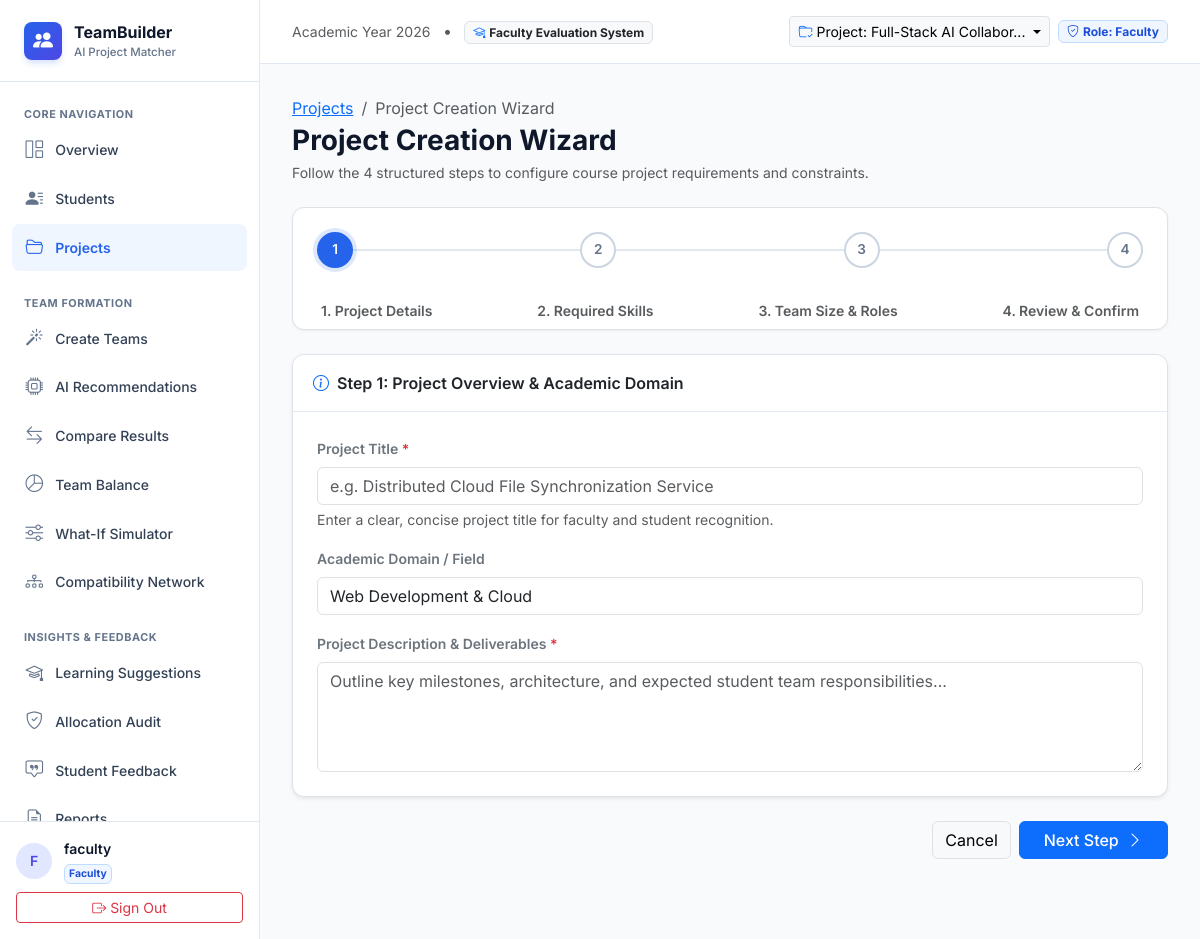
Screenshot of /projects/create (signed in) with the database file from the repository.
### app/models.py (models this page shows, shortened)
class User(db.Model):
    __tablename__ = 'users'
    id = db.Column(db.Integer, primary_key=True)
    username = db.Column(db.String(80), unique=True, nullable=False, index=True)
    email = db.Column(db.String(120), unique=True, nullable=False, index=True)
    password_hash = db.Column(db.String(255), nullable=False)
    role = db.Column(db.String(20), nullable=False, default='student')  # 'student', 'faculty', 'admin'
    created_at = db.Column(db.DateTime, default=datetime.utcnow)
    student_profile = db.relationship('Student', backref='user', uselist=False, cascade='all, delete-orphan')
    audit_logs = db.relationship('AuditLog', backref='user', lazy='dynamic')
    def is_faculty(self):
        return self.role in ['faculty', 'admin']

class Project(db.Model):
    __tablename__ = 'projects'
    id = db.Column(db.Integer, primary_key=True)
    title = db.Column(db.String(150), nullable=False)
    description = db.Column(db.Text, nullable=False)
    domain = db.Column(db.String(100), default='Web Development')
    preferred_team_size = db.Column(db.Integer, default=4)
    min_team_size = db.Column(db.Integer, default=3)
    max_team_size = db.Column(db.Integer, default=5)
    min_experience_months = db.Column(db.Integer, default=0)
    min_availability_hours = db.Column(db.Integer, default=8)
    status = db.Column(db.String(30), default='Active')  # Draft, Active, Completed
    created_by_id = db.Column(db.Integer, db.ForeignKey('users.id', ondelete='SET NULL'), nullable=True)
    created_at = db.Column(db.DateTime, default=datetime.utcnow)
    required_skills = db.relationship('ProjectSkill', backref='project', cascade='all, delete-orphan')
    required_roles = db.relationship('ProjectRole', backref='project', cascade='all, delete-orphan')
    generation_runs = db.relationship('TeamGenerationRun', backref='project', cascade='all, delete-orphan', order_by='desc(TeamGenerationRun.created_at)')
    teams = db.relationship('Team', backref='project', cascade='all, delete-orphan')
    simulations = db.relationship('SimulationRun', backref='project', cascade='all, delete-orphan')

### app/routes/projects.py (the view, shortened to what this page needs)
@projects_bp.route('/projects/create', methods=['GET', 'POST'])
@faculty_required
def create():
    all_skills = Skill.query.order_by(Skill.name).all()
    return render_template('projects/create.html', all_skills=all_skills)

### app/templates/projects/create.html (shortened to what this page needs)
{% extends "base.html" %}
{% block content %}
<div class="mb-4">
    <nav aria-label="breadcrumb">
        <ol class="breadcrumb mb-1 small">
            <li class="breadcrumb-item"><a href="{{ url_for('projects.index') }}">Projects</a></li>
            <li class="breadcrumb-item active" aria-current="page">Project Creation Wizard</li>
        </ol>
    </nav>
    <h3 class="fw-bold mb-1">Project Creation Wizard</h3>
    <p class="text-muted small">Follow the 4 structured steps to configure course project requirements and constraints.</p>
</div>
<div class="card border mb-4">
    <div class="card-body p-4 pb-2">
        <div class="wizard-indicators">
            <div class="wizard-indicator-step active" title="Step 1: Details">1</div>
            <div class="wizard-indicator-step" title="Step 2: Technical Skills">2</div>
            <div class="wizard-indicator-step" title="Step 3: Team Size & Roles">3</div>
            <div class="wizard-indicator-step" title="Step 4: Summary & Submit">4</div>
        </div>
        <div class="d-flex justify-content-between text-muted small px-1">
            <span class="fw-semibold">1. Project Details</span>
            <span class="fw-semibold">2. Required Skills</span>
            <span class="fw-semibold">3. Team Size & Roles</span>
            <span class="fw-semibold">4. Review & Confirm</span>
        </div>
    </div>
</div>
<form id="project-wizard-form" method="POST" action="{{ url_for('projects.create') }}">
    <div class="wizard-step-pane" id="pane-step-1">
        <div class="card border shadow-sm">
            <div class="card-header fw-semibold">
                <i class="bi bi-info-circle me-2 text-primary"></i>Step 1: Project Overview & Academic Domain
            </div>
            <div class="card-body p-4">
                <div class="mb-3">
                    <label class="form-label small fw-semibold text-secondary">Project Title <span class="text-danger">*</span></label>
                    <input type="text" class="form-control" id="proj_title" name="title" required placeholder="e.g. Distributed Cloud File Synchronization Service">
                    <div class="form-text small">Enter a clear, concise project title for faculty and student recognition.</div>
                </div>
                <div class="mb-3">
                    <label class="form-label small fw-semibold text-secondary">Academic Domain / Field</label>
                    <input type="text" class="form-control" id="proj_domain" name="domain" value="Web Development & Cloud" placeholder="e.g. Mobile Apps, Machine Learning, Web Development, Cybersecurity">
                </div>
                <div class="mb-0">
                    <label class="form-label small fw-semibold text-secondary">Project Description & Deliverables <span class="text-danger">*</span></label>
                    <textarea class="form-control" id="proj_desc" name="description" rows="4" required placeholder="Outline key milestones, architecture, and expected student team responsibilities..."></textarea>
                </div>
            </div>
        </div>
    </div>
    <div class="d-flex justify-content-between align-items-center mt-4 mb-5">
        <div class="ms-auto d-flex gap-2">
            <a href="{{ url_for('projects.index') }}" class="btn btn-light border">Cancel</a>
            <button type="button" class="btn btn-primary px-4 fw-medium" id="wizard-next">
                Next Step <i class="bi bi-chevron-right ms-1"></i>
            </button>
        </div>
    </div>
</form>
{% endblock %}

### app/templates/base.html (shortened to what this page needs)
<!DOCTYPE html>
<html lang="en">
<head>
    <link href="https://cdn.jsdelivr.net/npm/bootstrap@5.3.3/dist/css/bootstrap.min.css" rel="stylesheet">
    <link href="https://cdn.jsdelivr.net/npm/bootstrap-icons@1.11.3/font/bootstrap-icons.min.css" rel="stylesheet">
    <link rel="stylesheet" href="{{ url_for('static', filename='css/style.css') }}">
</head>
<body>
    {% if g.user %}
    <aside id="sidebar">
        <a href="{{ url_for('dashboard.index') }}" class="sidebar-brand">
            <div class="brand-icon">
                <i class="bi bi-people-fill"></i>
            </div>
            <div>
                <span class="brand-text">TeamBuilder</span>
                <span class="brand-subtext">AI Project Matcher</span>
            </div>
        </a>
        <div class="sidebar-nav">
            <div class="nav-section-title">Core Navigation</div>
            <a href="{{ url_for('dashboard.index') }}" class="sidebar-link {% if request.endpoint == 'dashboard.index' %}active{% endif %}">
                <i class="bi bi-grid-1x2"></i> Overview
            </a>
            {% if g.user.is_faculty() %}
            <a href="{{ url_for('students.index') }}" class="sidebar-link {% if 'students' in request.endpoint and request.endpoint != 'students.my_profile' %}active{% endif %}">
                <i class="bi bi-person-lines-fill"></i> Students
            </a>
            {% else %}
            <a href="{{ url_for('students.my_profile') }}" class="sidebar-link {% if request.endpoint == 'students.edit_profile' %}active{% endif %}">
                <i class="bi bi-person-badge"></i> My Profile
            </a>
            {% endif %}
            <a href="{{ url_for('projects.index') }}" class="sidebar-link {% if 'projects' in request.endpoint and 'generate' not in request.endpoint and 'compare' not in request.endpoint and 'balance' not in request.endpoint %}active{% endif %}">
                <i class="bi bi-folder2-open"></i> Projects
            </a>
            {% if g.user.is_faculty() %}
            <div class="nav-section-title mt-3">Team Formation</div>
            {% if nav_projects and nav_projects|length > 0 %}
            <a href="{{ url_for('teams.generate', project_id=nav_projects[0].id) }}" class="sidebar-link {% if 'teams.generate' in request.endpoint %}active{% endif %}">
                <i class="bi bi-magic"></i> Create Teams
            </a>
            {% else %}
            <a href="{{ url_for('projects.create') }}" class="sidebar-link">
                <i class="bi bi-magic"></i> Create Teams
            </a>
            {% endif %}
            <a href="{{ url_for('teams.ai_recommendations') }}" class="sidebar-link {% if request.endpoint == 'teams.ai_recommendations' %}active{% endif %}">
                <i class="bi bi-cpu"></i> AI Recommendations
            </a>
            <a href="{{ url_for('comparison.compare_default') }}" class="sidebar-link {% if 'comparison' in request.endpoint %}active{% endif %}">
                <i class="bi bi-arrow-left-right"></i> Compare Results
            </a>
            <a href="{{ url_for('balance.balance_default') }}" class="sidebar-link {% if 'balance' in request.endpoint %}active{% endif %}">
                <i class="bi bi-pie-chart"></i> Team Balance
            </a>
            <a href="{{ url_for('simulation.simulation_default') }}" class="sidebar-link {% if 'simulation' in request.endpoint %}active{% endif %}">
                <i class="bi bi-sliders"></i> What-If Simulator
            </a>
            <a href="{{ url_for('network.index') }}" class="sidebar-link {% if 'network' in request.endpoint %}active{% endif %}">
                <i class="bi bi-diagram-3"></i> Compatibility Network
            </a>
            {% endif %}
            <div class="nav-section-title mt-3">Insights & Feedback</div>
            <a href="{{ url_for('learning.learning_default') }}" class="sidebar-link {% if 'learning' in request.endpoint %}active{% endif %}">
                <i class="bi bi-mortarboard"></i> Learning Suggestions
            </a>
            {% if g.user.is_faculty() %}
            <a href="{{ url_for('audit.index') }}" class="sidebar-link {% if 'audit' in request.endpoint %}active{% endif %}">
                <i class="bi bi-shield-check"></i> Allocation Audit
            </a>
            <a href="{{ url_for('feedback.reviews') }}" class="sidebar-link {% if 'feedback.reviews' in request.endpoint %}active{% endif %}">
                <i class="bi bi-chat-square-quote"></i> Student Feedback
            </a>
            <a href="{{ url_for('reports.index') }}" class="sidebar-link {% if 'reports' in request.endpoint %}active{% endif %}">
                <i class="bi bi-file-earmark-text"></i> Reports
            </a>
            {% else %}
            <a href="{{ url_for('feedback.submit') }}" class="sidebar-link {% if 'feedback.submit' in request.endpoint %}active{% endif %}">
                <i class="bi bi-star"></i> Submit Feedback
            </a>
            {% endif %}
        </div>
        <div class="sidebar-footer">
            <div class="user-badge mb-2">
                <div class="avatar-circle">
                    {{ g.user.username[0]|upper }}
                </div>
                <div class="overflow-hidden">
                    <div class="fw-semibold text-truncate small">{{ g.user.username }}</div>
                    <div class="badge badge-soft-{{ 'primary' if g.user.is_faculty() else 'info' }} p-1" style="font-size: 0.65rem;">
                        {{ g.user.role|title }}
                    </div>
                </div>
            </div>
            <a href="{{ url_for('auth.logout') }}" class="btn btn-outline-danger btn-sm w-100 d-flex align-items-center justify-content-center gap-1">
                <i class="bi bi-box-arrow-right"></i> Sign Out
            </a>
        </div>
    </aside>
    {% endif %}
    <div id="main-wrapper" {% if not g.user %}style="margin-left: 0; width: 100%;"{% endif %}>
        {% if g.user %}
        <header class="top-navbar">
            <div class="d-flex align-items-center gap-3">
                <div class="page-header-title">
                    <span class="text-muted small">Academic Year 2026</span>
                    <span class="mx-2 text-muted">•</span>
                    <span class="badge bg-light text-dark border">
                        <i class="bi bi-mortarboard me-1 text-primary"></i>Faculty Evaluation System
                    </span>
                </div>
            </div>
            <div class="d-flex align-items-center gap-2">
                {% if nav_projects and nav_projects|length > 0 %}
                <div class="dropdown">
                    <button class="btn btn-light btn-sm border dropdown-toggle d-flex align-items-center gap-1" type="button" data-bs-toggle="dropdown">
                        <i class="bi bi-folder-check text-primary"></i>
                        <span>Project: {{ nav_projects[0].title[:22] }}...</span>
                    </button>
                </div>
                {% endif %}
                <span class="badge badge-soft-primary px-2 py-1">
                    <i class="bi bi-shield-check me-1"></i>Role: {{ g.user.role|title }}
                </span>
            </div>
        </header>
        {% endif %}
        <main class="content-container">
            {% block content %}{% endblock %}
        </main>
    </div>
</body>
</html>

### rows the page displays
User: user "F", user.username "faculty", user.role "Faculty"
Project: title "Full-Stack AI Collabor"
